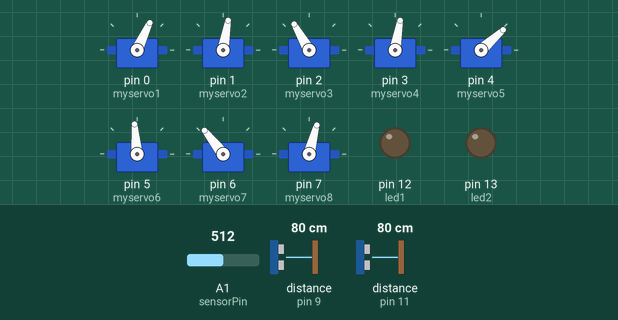
Recording of a sketch running on a simulated Arduino Uno, built with avr-gcc and run on an emulated ATmega328P. Parts: 8 × servo, output pins drawn as LEDs (lit = HIGH). Inputs (shaded band) come from the test bench; at power-on: distance to the obstacle (sensors on pin 9, pin 11) 80 cm, A1 (sensorPin) = 512. The echo pulse lasts 58.3 µs per cm.

Above: at 3.2 s.
3.3 s: distance to the obstacle (sensor on pin 9) set to 12 cm
14.7 s: distance to the obstacle (sensor on pin 9) set to 9 cm
At 15.26 s:
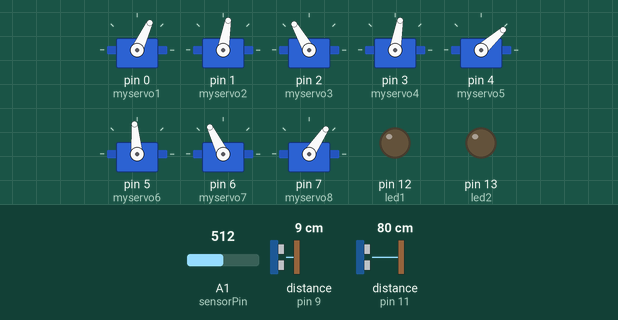
27.0 s: distance to the obstacle (sensor on pin 9) set to 18 cm
At 36.33 s:
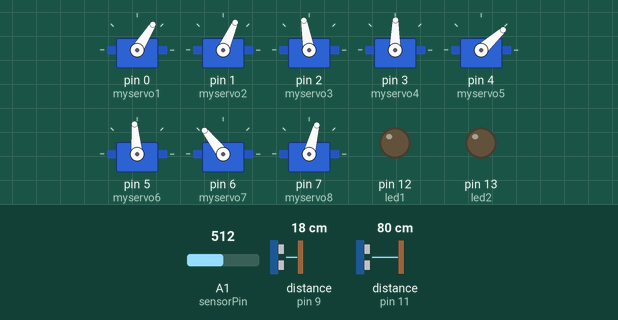
38.3 s: distance to the obstacle (sensor on pin 9) set to 2 cm
At 40.4 s:
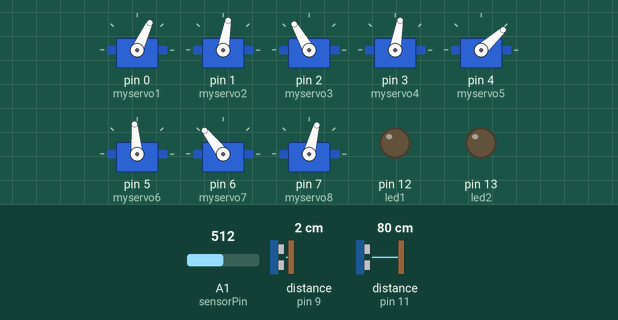
Timing chart, 0 to 50.6 s (numbered marks = the images above; inputs shaded):
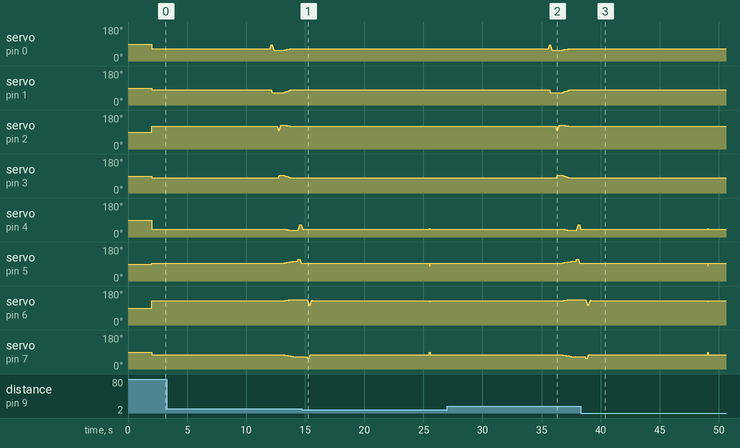

The sketch:

code_Project_14.ino
```cpp
/*
 By:Farkad Adnan
 E-mail: farkad.hpfa95@gmail.com
 https://linktr.ee/farkadadnan
 inst : farkadadnan
 #farkadadnan , #farkad_adnan , فرقد عدنان#
 FaceBook: كتاب عالم الاردوينو
 inst : arduinobook
 #كتاب_عالم_الاردوينو  #كتاب_عالم_الآردوينو
 */

#include <NewPing.h>
#include <Servo.h>

#define trigPin 8
#define echoPin 9
#define trigPin2 10
#define echoPin2 11
#define MAX_DISTANCE 350

NewPing sonar_l(trigPin, echoPin, MAX_DISTANCE);
float duration, distance;
NewPing sonar_r(trigPin2, echoPin2, MAX_DISTANCE);
float duration2, distance2;

Servo myservo1;
Servo myservo2;
Servo myservo3;
Servo myservo4;
Servo myservo5;
Servo myservo6;
Servo myservo7;
Servo myservo8;

int pos1 = 65;
int pos2 = 80;
int pos3 = 120;
int pos4 = 80;
int pos5 = 45;
int pos6 = 80;
int pos7 = 125;
int pos8 = 90;

int steps = 0;

int sensorPin = A1;
const int led1 = 12;
const int led2 = 13;
int counter = 0;
int strides;
int milliseconds;

void setup(){
  myservo1.attach(0);
  myservo2.attach(1);
  myservo3.attach(2);
  myservo4.attach(3);
  myservo5.attach(4);
  myservo6.attach(5);
  myservo7.attach(6);
  myservo8.attach(7);
  pinMode(led1, OUTPUT);
  pinMode(led2, OUTPUT);
  delay(2000);
}
void loop() {
  milliseconds = 10000;
  standstill(milliseconds);
  strides = 20;
  stepforward(strides);
  pawtrick();
}
int standstill(int x) {
  pos1 = 65;
  pos2 = 80;
  pos3 = 120;
  pos4 = 80;
  pos5 = 42;
  pos6 = 95;
  pos7 = 128;
  pos8 = 75;
  myservo1.write(pos1);
  myservo2.write(pos2);
  myservo3.write(pos3);
  myservo4.write(pos4);
  myservo5.write(pos5);
  myservo6.write(pos6);
  myservo7.write(pos7);
  myservo8.write(pos8);
  delay(x);
}

int pawtrick() {
  pos1 = 65;
  pos2 = 80;
  pos3 = 120;
  pos4 = 80;
  pos5 = 42;
  pos6 = 80;
  pos7 = 125;
  pos8 = 90;

  myservo1.write(65);
  myservo2.write(80);
  myservo3.write(120);
  myservo4.write(80);
  myservo5.write(45);
  myservo6.write(80);
  myservo7.write(125);
  myservo8.write(90);

  int c = analogRead(sensorPin);
  if (c < 900) {
    digitalWrite(led1, LOW);
    counter = counter + 1;
  }
  else {
    digitalWrite(led1, HIGH);
    counter = 0;
  }
  delay(50);
  if (counter > 50) {
    digitalWrite(led2, HIGH);
    for (pos1 = 65; pos1 <= 85; pos1 += 1) {
      myservo1.write(pos1);
      pos2 = pos2 + 1;
      myservo2.write(pos2);
      delay(25);
    }
    for (pos1 = 85; pos1 <= 110; pos1 += 1) {
      myservo1.write(pos1);
      delay(25);
    }
    for (pos2 = 100; pos2 >= 50; pos2 -= 1) {
      myservo2.write(pos2);
      delay(25);
    }
    for (pos1 = 110; pos1 >= 100; pos1 -= 1) {
      myservo1.write(pos1);
      delay(25);
    }
    delay(3000);
    for (pos1 = 100; pos1 <= 110; pos1 += 1) {
      myservo1.write(pos1);
      delay(25);
    }
    for (pos2 = 50; pos2 <= 100; pos2 += 1) {
      myservo2.write(pos2);
      delay(25);
    }
    for (pos1 = 110; pos1 >= 85; pos1 -= 1) {
      myservo1.write(pos1);
      delay(25);
    }
    for (pos1 = 85; pos1 >= 55; pos1 -= 1) {
      myservo1. write(pos1);
      pos2 = pos2 - 1;
      myservo2.write(pos2);
      delay(25);
    }
    for (pos1 = 55; pos1 <= 65; pos1 += 1) {
      myservo1.write(pos1);
      pos2 = pos2 + 1;
      myservo2.write(pos2);
      delay(25);
    }
    delay(5000);
    digitalWrite(led2, LOW);
  }
}
int stepforward(int y) {
  int i = 5;
  pos1 = 65;
  pos2 = 80;
  pos3 = 120;
  pos4 = 80;
  pos5 = 42;
  pos6 = 95;
  pos7 = 128;
  pos8 = 75;
  delay(i);

  for (steps = 1; steps <= y; steps += 1) {
    duration = sonar_r.ping();
    distance = (duration / 2) * 0.0343;
    duration2 = sonar_l.ping();
    distance2 = (duration2 / 2) * 0.0343;

    if (distance > 10 && distance2 > 10) {
      for (counter = 1; counter <= 20; counter += 1) {
        pos1 = pos1 + 1;
        myservo1.write(pos1);
        delay(i);
      }
      for (counter = 1; counter <= 14; counter += 1) {
        pos2 = pos2 - 1;
        myservo2.write(pos2);
        delay(i);
      }
      for (counter = 1; counter <= 27; counter += 1) {
        pos1 = pos1 - 1;
        myservo1.write(pos1);
        delay(i);
      }
      pos1 = 58;
      pos2 = 66;
      pos3 = 120;
      pos4 = 80;
      pos5 = 42;
      pos6 = 95;
      pos7 = 128;
      pos8 = 75;
      myservo1.write(pos1);
      myservo2.write(pos2);
      myservo3.write(pos3);
      myservo4.write(pos4);
      myservo5.write(pos5);
      myservo6.write(pos6);
      myservo7.write(pos7);
      myservo8.write(pos8);
      delay(300);

      for (counter = 1; counter <= 20; counter += 1) {
        pos3 = pos3 - 1;
        myservo3.write(pos3);
        delay(i);
      }
      for (counter = 1; counter <= 14; counter += 1) {
        pos4 = pos4 + 1;
        myservo4.write(pos4);
        delay(i);
      }
      for (counter = 1; counter <= 27; counter += 1) {
        pos3 = pos3 + 1;
        myservo3.write(pos3);
        delay(i);
      }

      pos1 = 58;
      pos2 = 66;
      pos3 = 127;
      pos4 = 94;
      pos5 = 42;
      pos6 = 95;
      pos7 = 128;
      pos8 = 75;
      myservo1.write(pos1);
      myservo2.write(pos2);
      myservo3.write(pos3);
      myservo4.write(pos4);
      myservo5.write(pos5);
      myservo6.write(pos6);
      myservo7.write(pos7);
      myservo8.write(pos8);
      delay(300);

      for (counter = 1; counter <= 7; counter += 1) {
        pos1 = pos1 + 1;
        pos2 = pos2 + 2;
        pos3 = pos3 - 1;
        pos4 = pos4 - 2;
        pos5 = pos5 - 1;
        pos6 = pos6 + 1;
        pos7 = pos7 + 1;
        pos8 = pos8 - 1;
        myservo1.write(pos1);
        myservo2.write(pos2);
        myservo3.write(pos3);
        myservo4.write(pos4);
        myservo5.write(pos5);
        myservo6.write(pos6);
        myservo7.write(pos7);
        myservo8.write(pos8);
        delay(90);
      }
      for (counter = 1; counter <= 2; counter += 1) {
        pos6 = pos6 + 1;
        pos8 = pos8 - 1;
        myservo6.write(pos6);
        myservo8.write(pos8);
        delay(90);
      }
      pos1 = 65;
      pos2 = 80;
      pos3 = 120;
      pos4 = 80;
      pos5 = 35;
      pos6 = 104;
      pos7 = 135;
      pos8 = 66;
      myservo1.write(pos1);
      myservo2.write(pos2);
      myservo3.write(pos3);
      myservo4.write(pos4);
      myservo5.write(pos5);
      myservo6.write(pos6);
      myservo7.write(pos7);
      myservo8.write(pos8);
      delay(300);

      for (counter = 1; counter <= 10; counter += 1) {
        pos6 = pos6 + 1;
        myservo6.write(pos6);
        delay(i);
      }
      for (counter = 1; counter <= 30; counter += 1) {
        pos5 = pos5 + 1;
        myservo5.write(pos5);
        delay(i);
      }
      for (counter = 1; counter <= 19; counter += 1) {
        pos6 = pos6 - 1;
        myservo6.write(pos6);
        delay(i);
      }
      for (counter = 1; counter <= 28; counter += 1) {
        pos5 = pos5 - 1;
        myservo5.write(pos5);
        delay(i);
      }
      for (counter = 1; counter <= 5; counter += 1) {
        pos5 = pos5 + 1;
        myservo5.write(pos5);
        delay(i);
      }

      pos1 = 65;
      pos2 = 80;
      pos3 = 120;
      pos4 = 80;
      pos5 = 42;
      pos6 = 95;
      pos7 = 135;
      pos8 = 66;
      myservo1.write(pos1);
      myservo2.write(pos2);
      myservo3.write(pos3);
      myservo4.write(pos4);
      myservo5.write(pos5);
      myservo6.write(pos6);
      myservo7.write(pos7);
      myservo8.write(pos8);
      delay(300);
      for (counter = 1; counter <= 10; counter += 1) {
        pos8 = pos8 - 1;
        myservo8.write(pos8);
        delay(i);
      }
      for (counter = 1; counter <= 30; counter += 1) {
        pos7 = pos7 - 1;
        myservo7.write(pos7);
        delay(i);
      }
      for (counter = 1; counter <= 19; counter += 1) {
        pos8 = pos8 + 1;
        myservo8.write(pos8);
        delay(i);
      }
      for (counter = 1; counter <= 28; counter += 1) {
        pos7 = pos7 + 1;
        myservo7.write(pos7);
        delay(i);
      }
      for (counter = 1; counter <= 5; counter += 1) {
        pos7 = pos7 - 1;
        myservo7.write(pos7);
        delay(i);
      }
      pos1 = 65;
      pos2 = 80;
      pos3 = 120;
      pos4 = 80;
      pos5 = 42;
      pos6 = 95;
      pos7 = 128;
      pos8 = 75;
      myservo1.write(pos1);
      myservo2.write(pos2);
      myservo3.write(pos3);
      myservo4.write(pos4);
      myservo5.write(pos5);
      myservo6.write(pos6);
      myservo7.write(pos7);
      myservo8.write(pos8);
      delay(300);
    }
    else {
      delay(500);
    }
  }
}
```

Measured:
- the behaviour switches between 11 and 10 cm on distance to the obstacle (sensor on pin 9) (found by bisection; images 0 and 1)
- after the input at 14.7 s, servo on pin 0 (myservo1): stops changing and stays 65°; servo on pin 1 (myservo2), servo on pin 3 (myservo4): stops changing and stays 80°; servo on pin 2 (myservo3): stops changing and stays 120°
- after the input at 27.0 s, servo on pin 3 (myservo4): rises from 80° to 94° in 0.08 s, then falls to 80° in 0.97 s; servo on pin 4 (myservo5): 42° → 41° after 9.8 s, → 40° 0.09 s later, → 39° 0.09 s later, → 38° 0.09 s later, … (20 changes in this stretch)
- after the input at 38.3 s, servo on pin 0 (myservo1): stops changing and stays 65°; servo on pin 1 (myservo2), servo on pin 3 (myservo4): stops changing and stays 80°; servo on pin 2 (myservo3): stops changing and stays 120°
- by itself, servo on pin 3 (myservo4): rises from 80° to 94° in 0.08 s, then falls to 80° in 0.97 s
